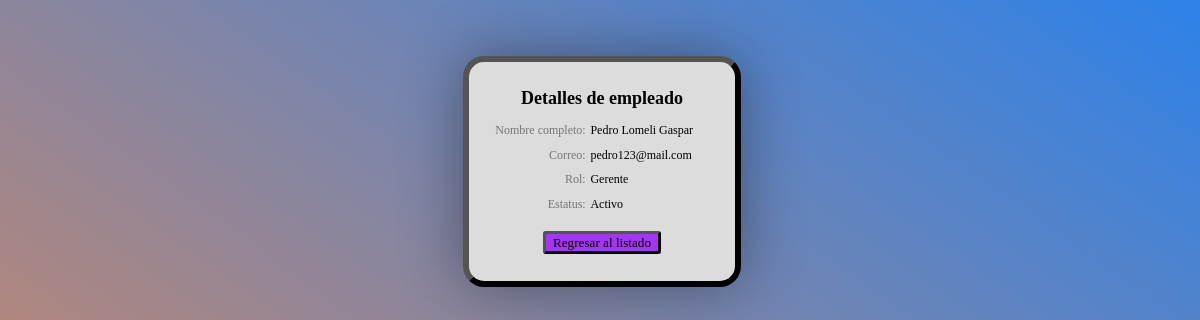
The app's page /B4/Administrador/empleados_detalles.php?id=2, older data.
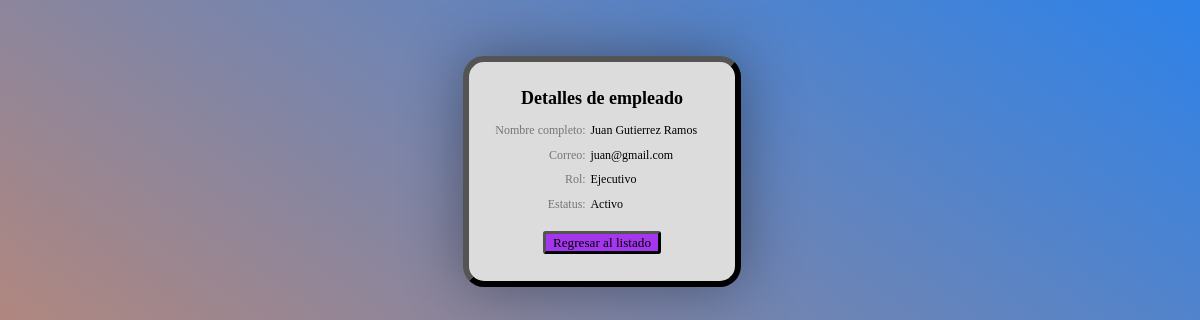
The same page, newer data.
### tables this page shows
CREATE TABLE `empleados` (
  `id` int(11) NOT NULL,
  `nombre` varchar(128) NOT NULL,
  `apellidos` varchar(128) NOT NULL,
  `correo` varchar(128) NOT NULL,
  `pass` varchar(32) NOT NULL,
  `rol` int(1) NOT NULL,
  `archivo_n` varchar(255) NOT NULL,
  `archivo` varchar(128) NOT NULL,
  `status` int(1) NOT NULL DEFAULT 1,
  `eliminado` int(1) NOT NULL DEFAULT 0
);

### B4/Administrador/empleados_detalles.php (the view, shortened to what this page needs)
<?php
    $con = conecta();
    $id = $_REQUEST['id'];
?>
<html>
    <head>
        <link href="./css/style_detallesEmpleado.css?v=<?php echo time(); ?>" rel="stylesheet" type="text/css">
    </head>
    <body>
        <br><br><br>
        <div id="contenedor">
            <h1>Detalles de empleado</h1>
            <?php
                $sql = "SELECT * FROM empleados
                WHERE id = $id AND eliminado = 0";
                $res = $con->query($sql);
                if ($row = $res->fetch_array()) {
                        $nombre = $row["nombre"];
                        $apellidos = $row["apellidos"];
                        $correo = $row["correo"];
                        $estatus = $row["status"]==0?"Inactivo":"Activo";
                        if ($row["rol"] == 1){
                            $rol = "Gerente";
                        }elseif ($row["rol"] == 2){
                            $rol = "Ejecutivo";
                        }
                        echo "
                        <div id='data'>
                            <div id='etiqueta'>Nombre completo: </div>
                            <div id='info'>$nombre $apellidos</div>
                        </div>
                        <div id='data'>
                            <div id='etiqueta'>Correo: </div>
                            <div id='info'>$correo</div>
                        </div>
                        <div id='data'>
                            <div id='etiqueta'>Rol: </div>
                            <div id='info'>$rol</div>
                        </div>
                        <div id='data'>
                            <div id='etiqueta'>Estatus: </div>
                            <div id='info'>$estatus</div>
                        </div>";
                } else {
                    echo "No se encontraron resultados para la ID deseado";
                }
            ?>
            <br>
            <a class="opciones" id="regresar" href="./empleados_lista.php">Regresar al listado</a> <br><br>
        </div>
    </body>
</html>

Row changes from the older to the newer data that the page shows:
changed empleados "Activo": nombre "Pedro" → "Juan"; apellidos "Lomeli Gaspar" → "Gutierrez Ramos"; correo "pedro123@mail.com" → "juan@gmail.com"; rol "Gerente" → "Ejecutivo"
